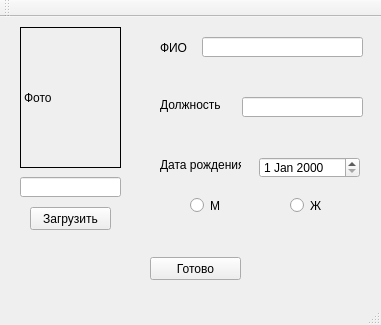
<?xml version="1.0" encoding="UTF-8"?>
<ui version="4.0">
 <class>MainWindow</class>
 <widget class="QMainWindow" name="MainWindow">
  <property name="geometry">
   <rect>
    <x>0</x>
    <y>0</y>
    <width>381</width>
    <height>325</height>
   </rect>
  </property>
  <property name="windowTitle">
   <string>MainWindow</string>
  </property>
  <widget class="QWidget" name="centralWidget">
   <widget class="QPushButton" name="pushButton_2">
    <property name="geometry">
     <rect>
      <x>30</x>
      <y>190</y>
      <width>81</width>
      <height>23</height>
     </rect>
    </property>
    <property name="text">
     <string>Загрузить</string>
    </property>
   </widget>
   <widget class="QPushButton" name="pushButton">
    <property name="geometry">
     <rect>
      <x>150</x>
      <y>240</y>
      <width>91</width>
      <height>23</height>
     </rect>
    </property>
    <property name="text">
     <string>Готово</string>
    </property>
   </widget>
   <widget class="QLabel" name="label">
    <property name="geometry">
     <rect>
      <x>20</x>
      <y>10</y>
      <width>101</width>
      <height>141</height>
     </rect>
    </property>
    <property name="frameShape">
     <enum>QFrame::Box</enum>
    </property>
    <property name="text">
     <string>Фото</string>
    </property>
    <property name="scaledContents">
     <bool>true</bool>
    </property>
   </widget>
   <widget class="QLabel" name="label_2">
    <property name="geometry">
     <rect>
      <x>160</x>
      <y>20</y>
      <width>51</width>
      <height>21</height>
     </rect>
    </property>
    <property name="text">
     <string>ФИО</string>
    </property>
   </widget>
   <widget class="QLabel" name="label_3">
    <property name="geometry">
     <rect>
      <x>160</x>
      <y>80</y>
      <width>71</width>
      <height>16</height>
     </rect>
    </property>
    <property name="text">
     <string>Должность</string>
    </property>
   </widget>
   <widget class="QLabel" name="label_4">
    <property name="geometry">
     <rect>
      <x>160</x>
      <y>140</y>
      <width>81</width>
      <height>16</height>
     </rect>
    </property>
    <property name="text">
     <string>Дата рождения</string>
    </property>
   </widget>
   <widget class="QLineEdit" name="lineEdit">
    <property name="geometry">
     <rect>
      <x>202</x>
      <y>20</y>
      <width>161</width>
      <height>20</height>
     </rect>
    </property>
   </widget>
   <widget class="QLineEdit" name="lineEdit_2">
    <property name="geometry">
     <rect>
      <x>242</x>
      <y>80</y>
      <width>121</width>
      <height>20</height>
     </rect>
    </property>
   </widget>
   <widget class="QDateEdit" name="dateEdit">
    <property name="geometry">
     <rect>
      <x>259</x>
      <y>140</y>
      <width>101</width>
      <height>21</height>
     </rect>
    </property>
   </widget>
   <widget class="QRadioButton" name="radioButton">
    <property name="geometry">
     <rect>
      <x>190</x>
      <y>180</y>
      <width>82</width>
      <height>17</height>
     </rect>
    </property>
    <property name="text">
     <string>М</string>
    </property>
   </widget>
   <widget class="QRadioButton" name="radioButton_2">
    <property name="geometry">
     <rect>
      <x>290</x>
      <y>180</y>
      <width>82</width>
      <height>17</height>
     </rect>
    </property>
    <property name="text">
     <string>Ж</string>
    </property>
   </widget>
   <widget class="QLineEdit" name="lineEdit_3">
    <property name="geometry">
     <rect>
      <x>20</x>
      <y>160</y>
      <width>101</width>
      <height>20</height>
     </rect>
    </property>
   </widget>
  </widget>
  <widget class="QMenuBar" name="menuBar">
   <property name="geometry">
    <rect>
     <x>0</x>
     <y>0</y>
     <width>381</width>
     <height>21</height>
    </rect>
   </property>
  </widget>
  <widget class="QToolBar" name="mainToolBar">
   <attribute name="toolBarArea">
    <enum>TopToolBarArea</enum>
   </attribute>
   <attribute name="toolBarBreak">
    <bool>false</bool>
   </attribute>
  </widget>
  <widget class="QStatusBar" name="statusBar"/>
 </widget>
 <layoutdefault spacing="6" margin="11"/>
 <resources/>
 <connections/>
</ui>
